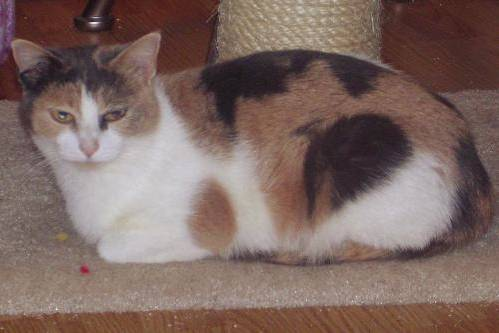
#> input picture dataset/raw/cat.1089.jpg, 499 x 333 px
$ python -i prepare_images.py   (imports and definitions only)
#> lines starting #> are read from the running program, lines starting #| are printed output that depends on the picture; after the words box and inside, x2 and y2 are one past the last pixel; in counts of white or black regions, pixels touching at a corner belong together
#> further down, picture is the input picture: shape (333, 499, 3); mean B, G, R 97.3, 103, 124.5
import os
import cv2
import random
from tqdm import tqdm

# Configuration
RAW_DIR = "../dataset/raw"
OUTPUT_DIR = "../dataset"
IMG_SIZE = (224, 224)
CATEGORIES = ['real', 'cartoon', 'sketch', 'blur', 'edge']
ANIMALS = ['cat', 'dog']
TRAIN_PER_CATEGORY = 500
TEST_PER_CATEGORY = 100
TOTAL_PER_CATEGORY = TRAIN_PER_CATEGORY + TEST_PER_CATEGORY

# Ensure output directories exist
# [4 lines not run here, left out]

# Helper functions for filters
def apply_cartoon(img):
    img_color = cv2.bilateralFilter(img, d=9, sigmaColor=75, sigmaSpace=75)
    img_gray = cv2.cvtColor(img, cv2.COLOR_BGR2GRAY)
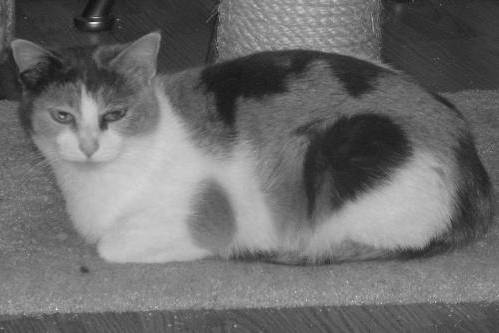
#> img_gray: shape (333, 499); min 14, max 239, mean 108.8
    img_blur = cv2.medianBlur(img_gray, 7)
    img_edge = cv2.adaptiveThreshold(img_blur, 255,
                                     cv2.ADAPTIVE_THRESH_MEAN_C,
                                     cv2.THRESH_BINARY, blockSize=9, C=2)
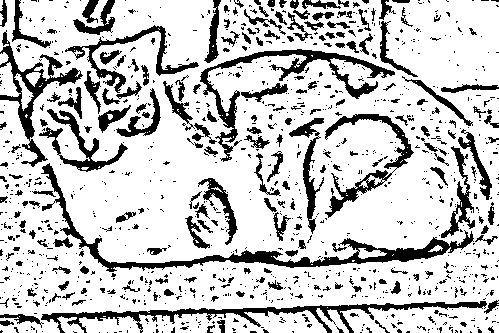
#> img_edge: shape (333, 499); 78.4% white; 1084 black regions (879 under 20 px), largest, box (x1, y1, x2, y2) and area: (41, 163, 474, 272) 3877, (41, 301, 487, 333) 2900, (200, 49, 395, 162) 2705
    img_edge = cv2.cvtColor(img_edge, cv2.COLOR_GRAY2BGR)
    return cv2.bitwise_and(img_color, img_edge)
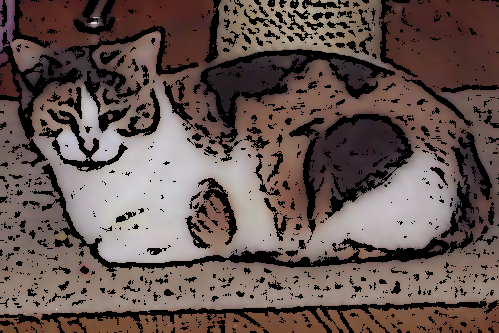
#> returned value: shape (333, 499, 3); mean of channels 0, 1, 2 80, 84.6, 101.2; drawn as B, G, R

def apply_sketch(img):
    gray = cv2.cvtColor(img, cv2.COLOR_BGR2GRAY)
    inv = 255 - gray
    blur = cv2.GaussianBlur(inv, (21, 21), 0)
    sketch = cv2.divide(gray, 255 - blur, scale=256)
    return cv2.cvtColor(sketch, cv2.COLOR_GRAY2BGR)

def apply_blur(img):
    return cv2.GaussianBlur(img, (15, 15), 0)

def apply_edge(img):
    gray = cv2.cvtColor(img, cv2.COLOR_BGR2GRAY)
    edges = cv2.Canny(gray, threshold1=100, threshold2=200)
    return cv2.cvtColor(edges, cv2.COLOR_GRAY2BGR)

FILTERS = {
    'cartoon': apply_cartoon,
    'sketch': apply_sketch,
    'blur': apply_blur,
    'edge': apply_edge,
}

def process_images():
    for animal in ANIMALS:
        # All available files for this animal
        all_files = [f for f in os.listdir(RAW_DIR) if f.startswith(animal)]
        assert len(all_files) >= TOTAL_PER_CATEGORY * len(CATEGORIES), \
            f"Not enough images for {animal} in raw folder."

        # Shuffle once and divide a unique chunk per category
        random.shuffle(all_files)
        chunks = [all_files[i * TOTAL_PER_CATEGORY:(i + 1) * TOTAL_PER_CATEGORY] for i in range(len(CATEGORIES))]

        for category, files in zip(CATEGORIES, chunks):
            for idx, filename in enumerate(tqdm(files, desc=f"{animal}-{category}")):
                img_path = os.path.join(RAW_DIR, filename)
                img = cv2.imread(img_path)
                if img is None:
                    continue
                img = cv2.resize(img, IMG_SIZE)

                # Apply filter if not real
                if category in FILTERS:
                    img = FILTERS[category](img)

                # Decide split
                split = 'train' if idx < TRAIN_PER_CATEGORY else 'test'
                out_name = f"{animal}_{category}_{idx}.jpg"
                out_path = os.path.join(OUTPUT_DIR, split, category, animal, out_name)
                cv2.imwrite(out_path, img)

# [2 lines not run here, left out]

>>> import cv2
>>> picture = cv2.imread('../dataset/raw/cat.1089.jpg')
>>> result = apply_cartoon(picture)

$ run again, on dataset/raw/cat.1978.jpg
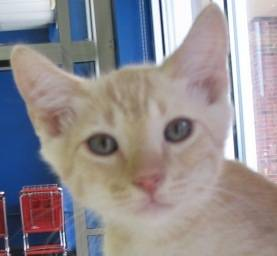
#> input picture dataset/raw/cat.1978.jpg, 277 x 256 px
#> picture is the input picture: shape (256, 277, 3); mean B, G, R 145.8, 142.4, 148.1
#> in apply_cartoon, `img_edge = cv2.adaptiveThreshold(img_blur, 255, cv2.ADAPTIVE_THRESH_ME..`:
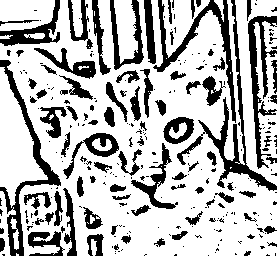
#> img_edge: shape (256, 277); 72.2% white; 272 black regions (188 under 20 px), largest, box (x1, y1, x2, y2) and area: (177, 0, 277, 191) 1890, (0, 60, 61, 256) 1723, (153, 0, 236, 123) 1569
#> in apply_cartoon, `return cv2.bitwise_and(img_color, img_edge)`:
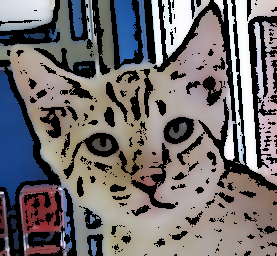
#> returned value: shape (256, 277, 3); mean of channels 0, 1, 2 109.3, 108, 112.5; drawn as B, G, R

$ run again, on dataset/raw/cat.2439.jpg
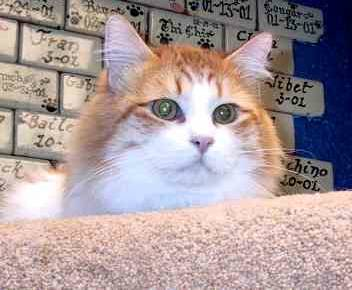
#> input picture dataset/raw/cat.2439.jpg, 352 x 290 px
#> picture is the input picture: shape (290, 352, 3); mean B, G, R 155.6, 154.1, 170
#> in apply_cartoon, `img_edge = cv2.adaptiveThreshold(img_blur, 255, cv2.ADAPTIVE_THRESH_ME..`:
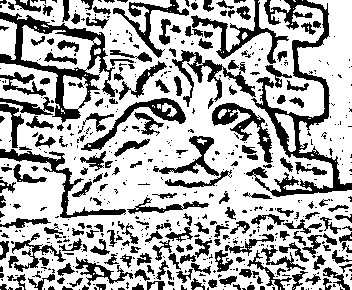
#> img_edge: shape (290, 352); 68.4% white; 582 black regions (378 under 20 px), largest, box (x1, y1, x2, y2) and area: (246, 0, 352, 197) 3814, (0, 12, 118, 123) 2828, (0, 149, 126, 218) 1179
#> in apply_cartoon, `return cv2.bitwise_and(img_color, img_edge)`:
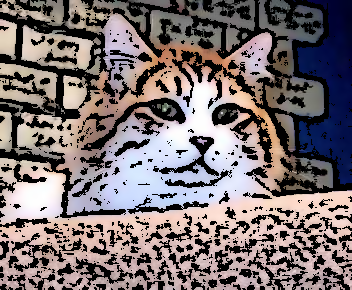
#> returned value: shape (290, 352, 3); mean of channels 0, 1, 2 113.7, 111.8, 122.1; drawn as B, G, R

$ run again, on dataset/raw/cat.2549.jpg
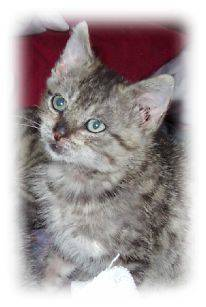
#> input picture dataset/raw/cat.2549.jpg, 206 x 307 px
#> picture is the input picture: shape (307, 206, 3); mean B, G, R 158.1, 157.4, 167.2
#> in apply_cartoon, `img_edge = cv2.adaptiveThreshold(img_blur, 255, cv2.ADAPTIVE_THRESH_ME..`:
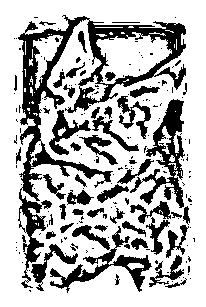
#> img_edge: shape (307, 206); 71.3% white; 193 black regions (143 under 20 px), largest, box (x1, y1, x2, y2) and area: (18, 15, 186, 288) 7519, (130, 99, 185, 208) 1954, (50, 226, 152, 293) 1408
#> in apply_cartoon, `return cv2.bitwise_and(img_color, img_edge)`:
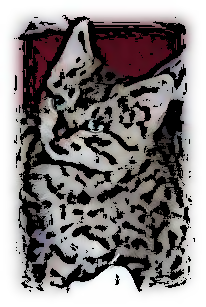
#> returned value: shape (307, 206, 3); mean of channels 0, 1, 2 128.2, 127.9, 133.3; drawn as B, G, R
